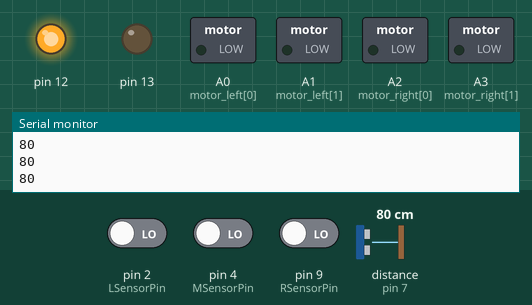
A sketch run on a simulated Arduino Uno, built with avr-gcc and run on an emulated ATmega328P. On the bench: switched loads named in the sketch (green lamp = pin HIGH), output pins drawn as LEDs (lit = HIGH), the last lines printed to the serial monitor. Wiring (inferred from the names in the program): ultrasonic range finder: trigger pin 6; echo pin 7. The test bench sets the inputs (shaded band); at power-on: distance to the obstacle (sensor on pin 7) 80 cm, pin 2 (LSensorPin) LOW, pin 9 (RSensorPin) LOW, pin 4 (MSensorPin) LOW. The echo pulse lasts 58.3 µs per cm; pins used as bus, display or sensor lines are not drawn.

Above: at 1.2 s.
1.3 s: distance to the obstacle (sensor on pin 7) set to 17 cm
2.8 s: distance to the obstacle (sensor on pin 7) set to 13 cm
At 3.5 s:
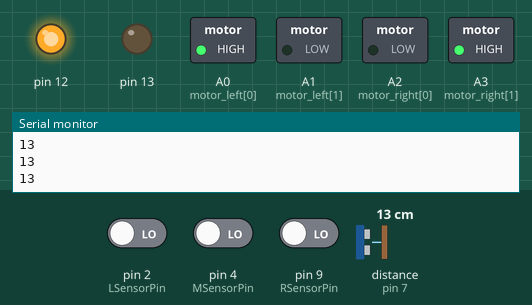
4.3 s: pin 2 (LSensorPin) driven HIGH
At 5.0 s:
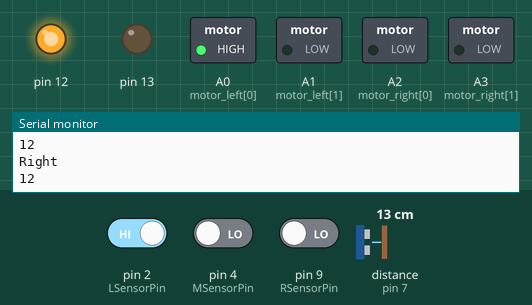
5.8 s: pin 9 (RSensorPin) driven HIGH
At 6.1 s:
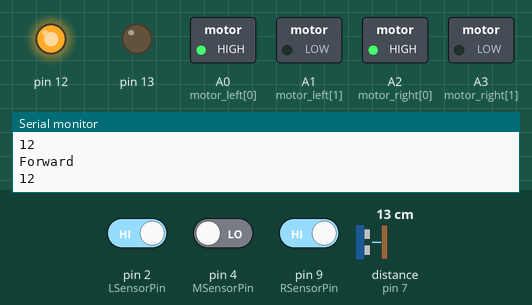
7.3 s: pin 2 (LSensorPin) driven LOW
At 8.4 s:
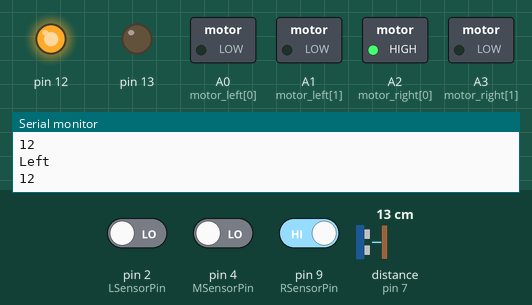
Timing chart, 0 to 9.8 s (numbered marks = the images above; inputs shaded):
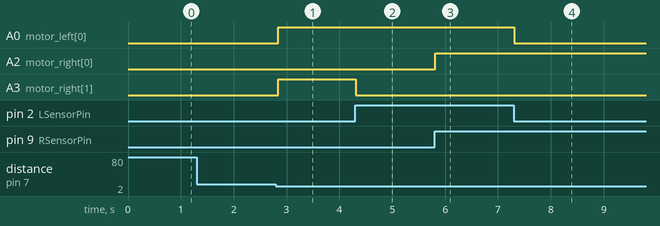

The sketch:

LineFollowerBotObsV2.ino
```cpp
int LSensorPin = 2; //left sensor pin
int MSensorPin = 4; //middle sensor pin
int RSensorPin = 9; //right sensor pin

int LSensorValue = LOW;
int MSensorValue = LOW;
int RSensorValue = LOW;

int lir, mir, rir;

long vccf = 5;
long trigf = 6;
long echof = 7;

int motor_left[] = {A0, A1};
int motor_right[] = {A2, A3};

int th = 1504;
int t;

String data = "";
int BTstate = 2;

void setup() {
  Serial.begin(9600);
  pinMode(12, OUTPUT);
  pinMode(13, OUTPUT);
  pinMode(vccf, OUTPUT);
  for (int i = 0; i < 2; i++)
  {
    pinMode(motor_left[i], OUTPUT);
    pinMode(motor_right[i], OUTPUT);
  }
  digitalWrite(12, HIGH);
  digitalWrite(5, HIGH);
}

void loop() {
  if (Serial.available() > 0)
  {
    data = Serial.read();
  }
  lir = leftIR();
  mir = middleIR();
  rir = rightIR();
  long dis = frontUltra();
  //  Serial.print(lir);
  //  Serial.print(mir);
  //  Serial.print(rir);
  //  Serial.println();
  Serial.println(dis);
  if (dis < 15 && t==0)
  {
    t=1;
    stop1();
    obs_turn();
  }
  else
  {
    if (mir < th)
    {
      if (lir > th && rir > th)
      {
        forward();
      }
      if (lir < th && rir > th)
      {
        left();
      }
      if (lir > th && rir < th)
      {
        right();
      }
      if (lir < th && rir < th)
      {
        if (data == "65")
        {
          leftsmall();
        }
        if (data == "66")
        {
          rightsmall();
        }
      }
    }
    if (mir > th)
    {
      if (lir < th && rir < th)
      {
        forward();
      }
      if (lir > th && rir < th)
      {
        right();
      }
      if (lir < th && rir > th)
      {
        left();
      }
      if (lir > th && rir > th)
      {
        forward();
      }
    }
  }
}

int leftIR()
{

  pinMode(LSensorPin, OUTPUT);
  digitalWrite(LSensorPin, HIGH);
  delayMicroseconds(10);
  pinMode(LSensorPin, INPUT);
  long time = micros();
  while (digitalRead(LSensorPin) == HIGH && micros() - time < 3000);
  int diff = micros() - time;
  LSensorValue = diff;
  return LSensorValue;
}

int middleIR()
{

  pinMode(MSensorPin, OUTPUT);
  digitalWrite(MSensorPin, HIGH);
  delayMicroseconds(10);
  pinMode(MSensorPin, INPUT);
  long time = micros();
  while (digitalRead(MSensorPin) == HIGH && micros() - time < 3000);
  int diff = micros() - time;
  MSensorValue = diff;
  return MSensorValue;
}

int rightIR()
{

  pinMode(RSensorPin, OUTPUT);
  digitalWrite(RSensorPin, HIGH);
  delayMicroseconds(10);
  pinMode(RSensorPin, INPUT);
  long time = micros();
  while (digitalRead(RSensorPin) == HIGH && micros() - time < 3000);
  int diff = micros() - time;
  RSensorValue = diff;
  return RSensorValue;
}

void forward()
{
  analogWrite(motor_left[0], 255);
  analogWrite(motor_left[1], 0);
  analogWrite(motor_right[0], 255);
  analogWrite(motor_right[1], 0);
  Serial.println("Forward");
}

void right()
{
  analogWrite(motor_left[0], 255);
  analogWrite(motor_left[1], 0);
  analogWrite(motor_right[0], 0);
  analogWrite(motor_right[1], 0);
  Serial.println("Right");
}

void rightsmall()
{
  analogWrite(motor_left[0], 170);
  analogWrite(motor_left[1], 0);
  analogWrite(motor_right[0], 0);
  analogWrite(motor_right[1], 0);
  Serial.println("Right");
}

void left()
{
  analogWrite(motor_left[0], 0);
  analogWrite(motor_left[1], 0);
  analogWrite(motor_right[0], 255);
  analogWrite(motor_right[1], 0);
  Serial.println("Left");
}

void leftsmall()
{
  analogWrite(motor_left[0], 0);
  analogWrite(motor_left[1], 0);
  analogWrite(motor_right[0], 170);
  analogWrite(motor_right[1], 0);
  Serial.println("Left");
}

void stop1()
{
  analogWrite(motor_left[0], 0);
  analogWrite(motor_left[1], 0);
  analogWrite(motor_right[0], 0);
  analogWrite(motor_right[1], 0);
  Serial.println("Stop");
}

long frontUltra() {
  digitalWrite(vccf, HIGH);
  long durationf, cmf;
  pinMode(trigf, OUTPUT);
  digitalWrite(trigf, LOW);
  delayMicroseconds(3);
  digitalWrite(trigf, HIGH);
  delayMicroseconds(10);
  digitalWrite(trigf, LOW);
  pinMode(echof, INPUT);
  durationf = pulseIn(echof, HIGH);
  cmf = durationf / 29 / 2;
  return cmf;
}

void obs_turn()
{
  Serial.println("Turning due to obstacle");
  analogWrite(motor_left[0], 200);
  analogWrite(motor_left[1], 0);
  analogWrite(motor_right[0], 0);
  analogWrite(motor_right[1], 200);
  while (lir > th || mir > th || rir > th)
  {
    analogWrite(motor_left[0], 130);
    analogWrite(motor_left[1], 0);
    analogWrite(motor_right[0], 255);
    analogWrite(motor_right[1], 0);
  }

}
```

Measured:
- the behaviour switches between 16 and 15 cm on distance to the obstacle (sensor on pin 7) (found by bisection; images 0 and 1)
- after the input at 2.8 s, A0 (motor_left[0]), A3 (motor_right[1]): LOW → HIGH at once
- after the input at 4.3 s, A3 (motor_right[1]): HIGH → LOW at once
- after the input at 5.8 s, A2 (motor_right[0]): LOW → HIGH at once
- after the input at 7.3 s, A0 (motor_left[0]): HIGH → LOW at once
